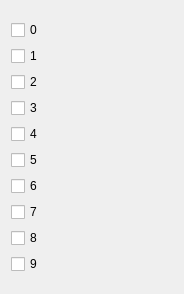
               <widget class="QWidget" name="scrollAreaWidgetContents_7">
                <property name="geometry">
                 <rect>
                  <x>0</x>
                  <y>0</y>
                  <width>184</width>
                  <height>294</height>
                 </rect>
                </property>
                <layout class="QVBoxLayout" name="verticalLayout_9">
                 <item>
                  <layout class="QVBoxLayout" name="verticalLayout_10">
                   <item>
                    <widget class="QCheckBox" name="input4_0x0">
                     <property name="text">
                      <string>0</string>
                     </property>
                    </widget>
                   </item>
                   <item>
                    <widget class="QCheckBox" name="input4_0x1">
                     <property name="text">
                      <string>1</string>
                     </property>
                    </widget>
                   </item>
                   <item>
                    <widget class="QCheckBox" name="input4_0x2">
                     <property name="text">
                      <string>2</string>
                     </property>
                    </widget>
                   </item>
                   <item>
                    <widget class="QCheckBox" name="input4_0x3">
                     <property name="text">
                      <string>3</string>
                     </property>
                    </widget>
                   </item>
                   <item>
                    <widget class="QCheckBox" name="input4_0x4">
                     <property name="text">
                      <string>4</string>
                     </property>
                    </widget>
                   </item>
                   <item>
                    <widget class="QCheckBox" name="input4_0x5">
                     <property name="text">
                      <string>5</string>
                     </property>
                    </widget>
                   </item>
                   <item>
                    <widget class="QCheckBox" name="input4_0x6">
                     <property name="text">
                      <string>6</string>
                     </property>
                    </widget>
                   </item>
                   <item>
                    <widget class="QCheckBox" name="input4_0x7">
                     <property name="text">
                      <string>7</string>
                     </property>
                    </widget>
                   </item>
                   <item>
                    <widget class="QCheckBox" name="input4_0x8">
                     <property name="text">
                      <string>8</string>
                     </property>
                    </widget>
                   </item>
                   <item>
                    <widget class="QCheckBox" name="input4_0x9">
                     <property name="enabled">
                      <bool>true</bool>
                     </property>
                     <property name="text">
                      <string>9</string>
                     </property>
                    </widget>
                   </item>
                  </layout>
                 </item>
                </layout>
               </widget>
